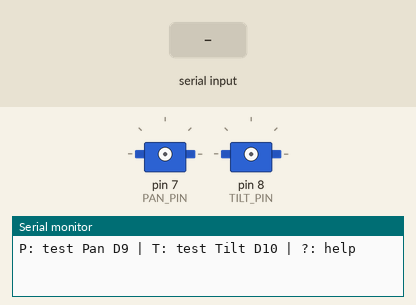
This sketch was run on a simulated Arduino Uno, built with avr-gcc and run on an emulated ATmega328P. Parts: 2 × servo, the last lines printed to the serial monitor. The inputs (shaded band) are chosen by the test bench.

Above: at 1.2 s.
1.3 s: "p\n" received over Serial
At 3.2 s:
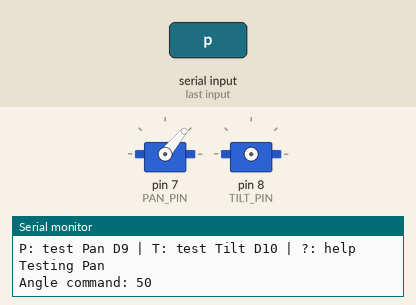
7.3 s: byte 116 ('t') received over Serial
At 9.2 s:
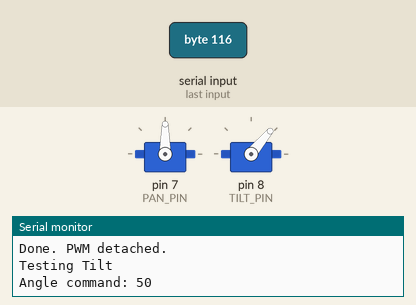
13.3 s: byte 112 ('p') received over Serial
At 17.3 s:
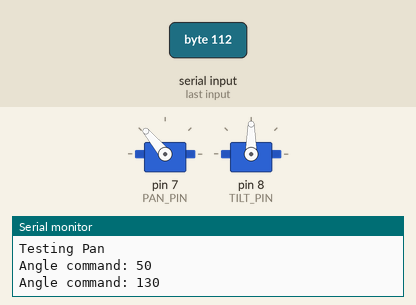
19.3 s: "P\n" received over Serial
Timing chart, 0 to 23.3 s (numbered marks = the images above; inputs shaded):
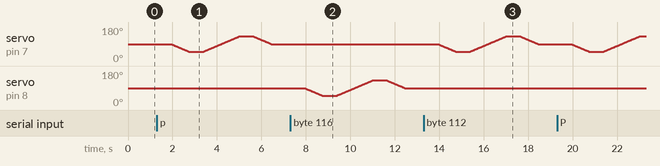

The sketch:

uno_servo_test.ino
```cpp
#include <Servo.h>

// Match AnNhà wiring. Use a separate 5 V servo supply and share GND with Uno.
constexpr byte PAN_PIN =7;
constexpr byte TILT_PIN = 8;
constexpr int CENTER = 90;
constexpr int TEST_MIN = 50;
constexpr int TEST_MAX = 130;
constexpr unsigned long STEP_MS = 20;
constexpr unsigned long HOLD_MS = 650;

Servo pan;
Servo tilt;

void showHelp() {
  Serial.println(F("P: test Pan D9 | T: test Tilt D10 | ?: help"));
}

void moveTo(Servo& servo, int& angle, int target) {
  while (angle != target) {
    angle += target > angle ? 1 : -1;
    servo.write(angle);
    delay(STEP_MS);
  }
  Serial.print(F("Angle command: "));
  Serial.println(angle);
  delay(HOLD_MS);
}

void testAxis(Servo& servo, byte pin, const __FlashStringHelper* axis) {
  Serial.print(F("Testing "));
  Serial.println(axis);
  int angle = CENTER;
  servo.attach(pin);
  servo.write(angle);
  delay(HOLD_MS);

  moveTo(servo, angle, TEST_MIN);
  moveTo(servo, angle, TEST_MAX);
  moveTo(servo, angle, CENTER);
  servo.detach();
  // Drop input entered during the sweep to avoid triggering queued motion.
  while (Serial.available()) Serial.read();
  Serial.println(F("Done. PWM detached."));
}

void setup() {
  Serial.begin(115200);
  showHelp();
}

void loop() {
  if (!Serial.available()) return;
  const char command = Serial.read();
  switch (command) {
    case 'p':
    case 'P':
      testAxis(pan, PAN_PIN, F("Pan"));
      break;
    case 't':
    case 'T':
      testAxis(tilt, TILT_PIN, F("Tilt"));
      break;
    case '\r':
    case '\n':
      break;
    default:
      showHelp();
  }
}
```
